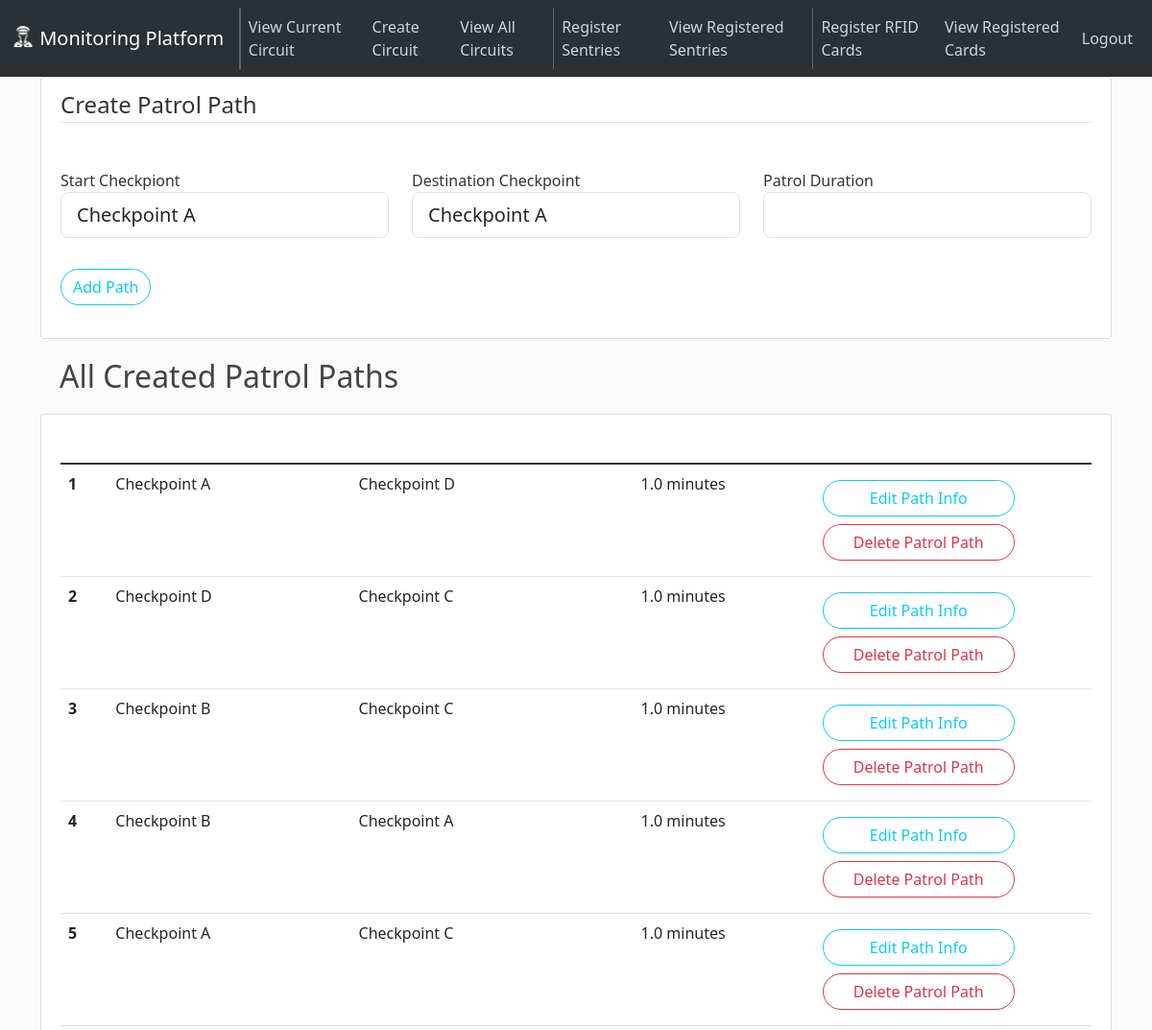
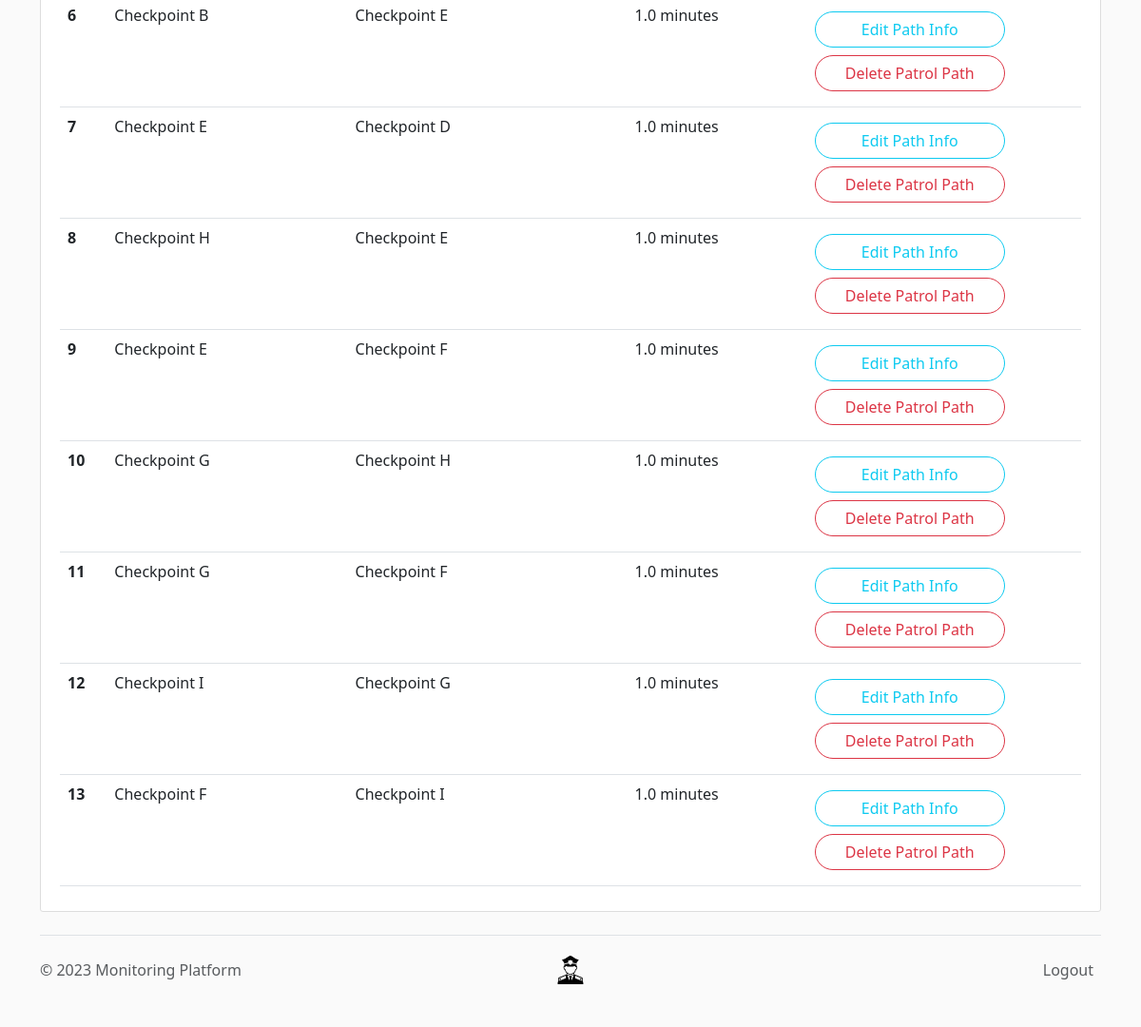
Screenshot of /paths (signed in) with the database file from the repository (2 pictures, top to bottom).
### app/models.py (models this page shows, shortened)
class PatrolPath(db.Model):
    __tablename__ = "ptrl_paths"
    id = Column(Integer, primary_key=True, autoincrement=True)
    chkpt_src = Column(Integer, ForeignKey("checkpoints.id"), nullable=False)
    chkpt_dest = Column(Integer, ForeignKey("checkpoints.id"), nullable=False)
    duration = Column(Integer, nullable=False)
    __table_args__ = (UniqueConstraint("chkpt_src", "chkpt_dest", name="_ptrl_path_uc"),)

class Checkpoint(db.Model):
    __tablename__ = "checkpoints"
    id = Column(Integer, primary_key=True, autoincrement=True)
    name = Column(String(50), unique=True, nullable=False)
    patrol_paths_in = relationship(
        "PatrolPath",
        foreign_keys="PatrolPath.chkpt_src",
        backref="src_checkpoint",
        cascade="all, delete",
    )
    patrol_paths_out = relationship(
        "PatrolPath",
        foreign_keys="PatrolPath.chkpt_dest",
        backref="dest_checkpoint",
        cascade="all, delete",
    )

### app/routes.py (the view, shortened to what this page needs)
@app.route("/paths", methods=["GET", "POST"])
@login_required  # ensures that supervisor is logged in to access
def handle_path():
    all_paths = PatrolPath.query.all()
    form = PathCreationForm()
    return render_template(
        "create-patrol-path.html",
        title="Create Patrol Path",
        form=form,
        legend="Create Patrol Path",
        paths=all_paths,
    )

### app/forms.py (shortened to what this page needs)
class PathCreationForm(FlaskForm):
    start = QuerySelectField(
        "Start Checkpiont",
        query_factory=lambda: Checkpoint.query.all(),
        allow_blank=False,
        get_label="name",
        validators=[InputRequired()],
    )
    end = QuerySelectField(
        "Destination Checkpoint",
        query_factory=lambda: Checkpoint.query.all(),
        allow_blank=False,
        get_label="name",
        validators=[InputRequired()],
    )
    duration = IntegerField("Patrol Duration", validators=[InputRequired()])
    submit = SubmitField("Add Path")

### app/models.py (called while the page is built)
@login_manager.user_loader
def load_supervisor(supervisor_id):
    return Supervisor.query.get(int(supervisor_id))

### app/templates/create-patrol-path.html (shortened to what this page needs)
{% extends "layout.html" %} {% block content %}
<div class="content-section">
  <div class="center">
    <form method="POST" action="">
      <fieldset class="form-group">
        <legend class="border-bottom mb-4">{{ legend }}</legend>
        <div class="row">
          <div class="col-4 form-group my-4">
            {{ form.start.label(class="form-control-label") }} {% if
            form.start.errors %} {{ form.start(class="form-control
            form-control-lg is-invalid") }}
            <div class="invalid-feedback">
              {% for error in form.start.errors %}
              <span>{{ error }}</span>
              {% endfor %}
            </div>
            {% else %} {{ form.start(class="form-control form-control-lg")}} {%
            endif %}
          </div>
          <div class="col-4 form-group my-4">
            {{ form.end.label(class="form-control-label") }} {% if
            form.end.errors %} {{ form.end(class="form-control form-control-lg
            is-invalid") }}
            <div class="invalid-feedback">
              {% for error in form.end.errors %}
              <span>{{ error }}</span>
              {% endfor %}
            </div>
            {% else %} {{ form.end(class="form-control form-control-lg")}} {%
            endif %}
          </div>
          <div class="col-4 form-group my-4">
            {{ form.duration.label(class="form-control-label") }} {% if
            form.duration.errors %} {{ form.duration(class="form-control
            form-control-lg is-invalid") }}
            <div class="invalid-feedback">
              {% for error in form.duration.errors %}
              <span>{{ error }}</span>
              {% endfor %}
            </div>
            {% else %} {{ form.duration(class="form-control form-control-lg")}}
            {% endif %}
          </div>
        </div>
      </fieldset>
      <div class="form-group mt-2 mb-4">
        {{ form.submit(class="btn btn-outline-info rounded-pill") }}
      </div>
    </form>
  </div>
</div>
{% include 'view-all-paths.html' %} {% endblock content %}

### app/templates/view-all-paths.html (shortened to what this page needs)
<h2>All Created Patrol Paths</h2>
<article class="media content-section">
  <div class="media-body">
    <table class="table">
      <thead class="bg-steel">
        <tr>
          <th scope="col" style="color: white">#</th>
          <th scope="col" style="color: white">Starting Checkpoint</th>
          <th scope="col" style="color: white">Destination Checkpoint</th>
          <th scope="col" style="color: white">Patrol Duration</th>
          <th scope="col" style="color: white">Path Actions</th>
        </tr>
      </thead>
      <tbody class="table-group-divider">
        {% for path in paths %}
        <tr>
          <th scope="row">{{ loop.index }}</th>
          <td>{{ path.src_checkpoint.name }}</td>
          <td>{{ path.dest_checkpoint.name }}</td>
          <td>{{ (path.duration / 60) }} minutes</td>
          <td class="align-middle">
            <div class="row my-2" style="width: 200px">
              <a class="btn btn-outline-info rounded-pill" href="#"
                >Edit Path Info</a
              >
            </div>
            <div class="row my-2" style="width: 200px">
              <button
                type="button"
                class="btn btn-outline-danger rounded-pill"
                data-bs-toggle="modal"
                data-bs-target="#delete-path-{{ path.id }}"
              >
                Delete Patrol Path
              </button>
            </div>
          </td>
        </tr>
        {% endfor %}
      </tbody>
    </table>
  </div>
</article>

### app/static/main.css (style rules this page uses)
body { background: #fafafa; color: #333333; margin-top: 5rem; }
h1, h2, h3, h4, h5, h6 { color: #444444; margin: 20px; }
.bg-steel { background-color: #5f788a; }
.content-section { background: #ffffff; padding: 10px 20px; border: 1px solid #dddddd; border-radius: 3px; margin-bottom: 20px; }

### rows the page displays
PatrolPath: src_checkpoint.name "Checkpoint A", dest_checkpoint.name "Checkpoint D", (path.duration/60) "1.0"
PatrolPath: src_checkpoint.name "Checkpoint D", dest_checkpoint.name "Checkpoint C", (path.duration/60) "1.0"
PatrolPath: src_checkpoint.name "Checkpoint B", dest_checkpoint.name "Checkpoint C", (path.duration/60) "1.0"
PatrolPath: src_checkpoint.name "Checkpoint B", dest_checkpoint.name "Checkpoint A", (path.duration/60) "1.0"
PatrolPath: src_checkpoint.name "Checkpoint A", dest_checkpoint.name "Checkpoint C", (path.duration/60) "1.0"
PatrolPath: src_checkpoint.name "Checkpoint B", dest_checkpoint.name "Checkpoint E", (path.duration/60) "1.0"
PatrolPath: src_checkpoint.name "Checkpoint E", dest_checkpoint.name "Checkpoint D", (path.duration/60) "1.0"
PatrolPath: src_checkpoint.name "Checkpoint H", dest_checkpoint.name "Checkpoint E", (path.duration/60) "1.0"
PatrolPath: src_checkpoint.name "Checkpoint E", dest_checkpoint.name "Checkpoint F", (path.duration/60) "1.0"
PatrolPath: src_checkpoint.name "Checkpoint G", dest_checkpoint.name "Checkpoint H", (path.duration/60) "1.0"
PatrolPath: src_checkpoint.name "Checkpoint G", dest_checkpoint.name "Checkpoint F", (path.duration/60) "1.0"
PatrolPath: src_checkpoint.name "Checkpoint I", dest_checkpoint.name "Checkpoint G", (path.duration/60) "1.0"
PatrolPath: src_checkpoint.name "Checkpoint F", dest_checkpoint.name "Checkpoint I", (path.duration/60) "1.0"

### other values shown
{{ legend }} "Create Patrol Path"
